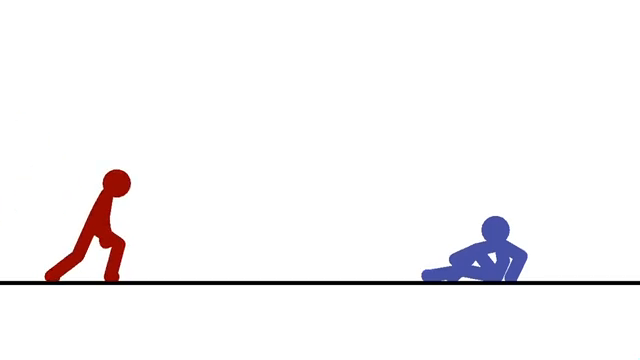
#> input picture frame 49 of STICK.mp4, 640 x 360 px, given in place of BadApple!!.mp4, which was not available
$ python main.py
#> lines starting #> are read from the running program, lines starting #| are printed output that depends on the picture; pictures that were not available may be replaced by others from this repository, and a replacement may not be noted
import numpy as np
import cv2


cap = cv2.VideoCapture('../res/BadApple!!.mp4')
res = (640, 380)
div = (20, 32)

def subdiv(size_x, size_y, div_x, div_y):
#> called with size_x = 640, size_y = 380, div_x = 20, div_y = 32
    boxes = []
    for i in range(0, size_x, div_x):
        for j in range(0, size_y, div_y):
            boxes.append((i, j))

    return boxes


# REGIONS
# A -> x1 + 5, y1       | x2 - 5, y1 + 10
# B -> x2 - 4, y1       | x2, y1 + 16
# C -> x2 - 4, y1 + 16  | x2, y2
# D -> x1 + 5, y2       | x2 - 5, y2 - 10
# E -> x1, y1 + 16      | x2 + 4, y2
# F -> x1, y0           | x1 + 4, y1 + 16
# G -> x1 + 5, y1 + 11  | x2 - 5, y2 - 11

SEG_OFFSETS = {
    "A": (5,   0,   -5,  10),
    "B": (-4,  0,    0,  16),
    "C": (-4, 16,    0,   0),
    "D": (5,  -10,  -5,  0),
    "E": (0,  16,    4,  0),
    "F": (0,   0,    4,  16),
    "G": (5,  11,   -5, -11),
}

# [38 lines left out: function checkPix, not called in this run]

def draw_seven_seg(frame_bgr, x1, y1, x2, y2,
                   threshold=0.5,       # default threshold in normalized range 0..1
                   norm=True,           # whether to normalize grayscale to 0..1
                   invert=False,        # if True, invert grayscale before measuring (black -> bright)
                   color_on=(0, 255, 0),# BGR color for ON segments
                   color_off=(50, 50, 50),# BGR color for OFF segments (outline color)
                   thickness_on=-1,     # fill when ON
                   thickness_off=1):    # outline thickness when OFF

    h, w = frame_bgr.shape[:2]
    # Clip coords and convert to ints
    rx1 = int(max(0, min(w, x1)))
    ry1 = int(max(0, min(h, y1)))
    rx2 = int(max(0, min(w, x2)))
    ry2 = int(max(0, min(h, y2)))

    out = frame_bgr.copy()

    # If input is already grayscale (2D array), skip conversion
    if len(frame_bgr.shape) == 2:
        gray8 = frame_bgr.copy()
    else:
        gray8 = cv2.cvtColor(frame_bgr, cv2.COLOR_BGR2GRAY)

    # If normalization requested, convert to float 0..1
    if norm:
        gray = gray8.astype(np.float32) / 255.0
    else:
        gray = gray8.astype(np.float32)

    if invert:
        gray = 1.0 - gray if norm else (255.0 - gray)

    # region definitions relative to your box (same as you used)
    regions = {
        "A": (x1 + 5,  y1,         x2 - 5,  y1 + 10),
        "B": (x2 - 4,  y1,         x2,      y1 + 16),
        "C": (x2 - 4,  y1 + 16,    x2,      y2),
        "D": (x1 + 5,  y2 - 10,    x2 - 5,  y2),
        "E": (x1,      y1 + 16,    x2 + 4,  y2),
        "F": (x1,      y1,         x1 + 4,  y1 + 16),
        "G": (x1 + 5,  y1 + 11,    x2 - 5,  y2 - 11)
    }

    for seg, (sx1, sy1, sx2, sy2) in regions.items():
        # clip each region to image bounds (convert to ints)
        sx1i = int(max(0, min(w, sx1)))
        sy1i = int(max(0, min(h, sy1)))
        sx2i = int(max(0, min(w, sx2)))
        sy2i = int(max(0, min(h, sy2)))

        # skip empty regions
        if sx2i <= sx1i or sy2i <= sy1i:
            continue

        region = gray[sy1i:sy2i, sx1i:sx2i]
        if region.size == 0:
            continue

        mean_val = float(np.mean(region))

        # decide ON / OFF
        if mean_val >= threshold:
            # draw filled rectangle to represent ON segment
            cv2.rectangle(out, (sx1i, sy1i), (sx2i, sy2i), color_on, thickness_on)
        else:
            # draw a thin outline for OFF segments
            cv2.rectangle(out, (sx1i, sy1i), (sx2i, sy2i), color_off, thickness_off)

    return out

# [32 lines left out: functions get_segment_brightness, draw_segments, not called in this run]

boxes = subdiv(res[0], res[1], div[0], div[1])


# Loop until the end of the video
while (cap.isOpened()):

    # Capture frame-by-frame
    ret, frame = cap.read()
#> frame is the input picture: shape (360, 640, 3); mean B, G, R 247.4, 246.3, 248
    frame = cv2.resize(frame, (res[0], res[1]), fx = 0, fy = 0,
                         interpolation = cv2.INTER_CUBIC)
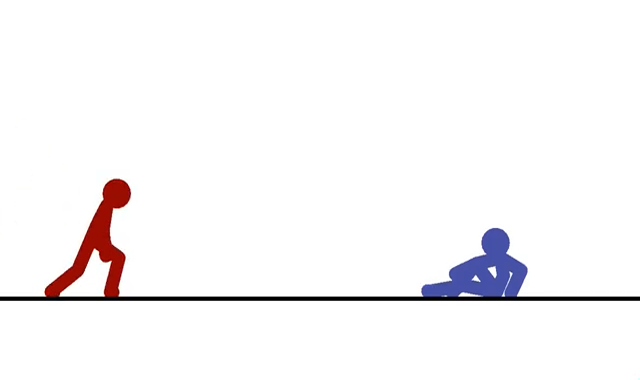
#> frame: shape (380, 640, 3); mean B, G, R 247.4, 246.3, 248

    # Display the resulting frame
    cv2.imshow('Frame', frame)

    # conversion of BGR to grayscale is necessary to apply this operation
    gray = cv2.cvtColor(frame, cv2.COLOR_BGR2GRAY)
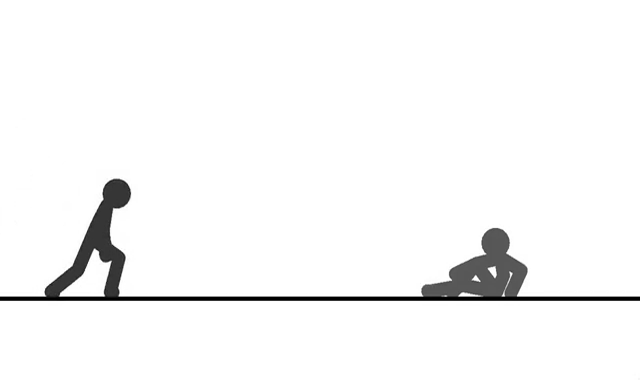
#> gray: shape (380, 640); min 0, max 255, mean 246.9
    frame_out = gray.copy()

    # drawing subdivision
    for box in boxes:
        # cv2.rectangle(frame, (box[0], box[1]), (box[0] + div[0], box[1] + div[1]),(0,0,125))
        frame_out = draw_seven_seg(frame_out, box[0], box[1], (box[0] + div[0]), (box[1] + div[1]),
                                   threshold=0.5, norm=True, invert=False,
                                   color_on=(0, 255, 0)
                                   )
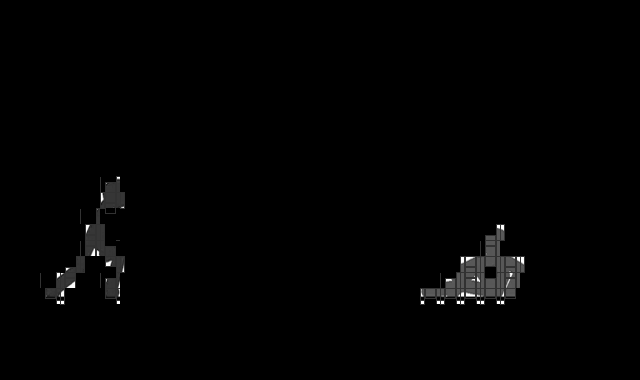
#> frame_out: shape (380, 640); min 0, max 255, mean 2.1

    cv2.imshow('regions', frame_out)

    # define q as the exit button
    if cv2.waitKey(25) & 0xFF == 27:
#> (key Esc is pressed here)
        break

# release the video capture object
cap.release()
# Closes all the windows currently opened.
cv2.destroyAllWindows()

$ run again, starting later in the video
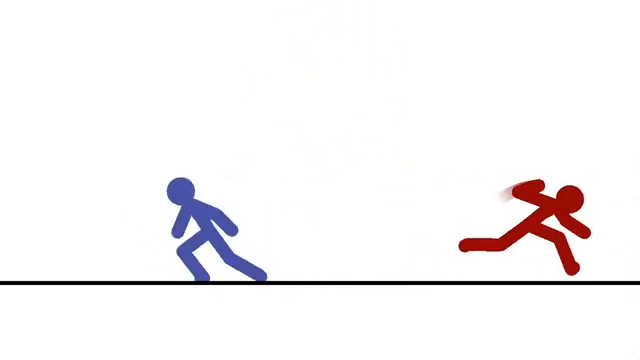
#> input picture frame 222 of STICK.mp4, 640 x 360 px, given in place of BadApple!!.mp4, which was not available
#> frame is the input picture: shape (360, 640, 3); mean B, G, R 246, 244.9, 247.1
#> frame: shape (380, 640, 3)
#> `gray = cv2.cvtColor(frame, cv2.COLOR_BGR2GRAY)`:
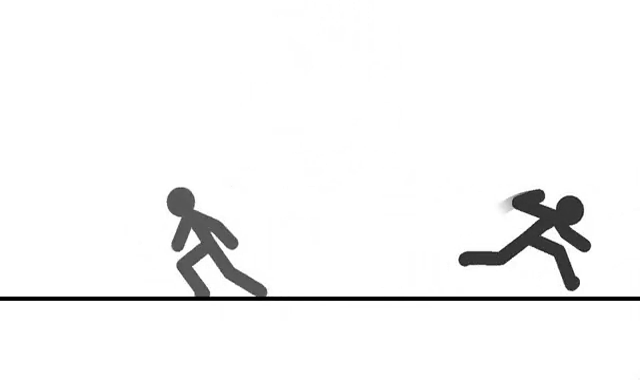
#> gray: shape (380, 640); min 0, max 255, mean 245.7
#> after the loop `for box in boxes:`:
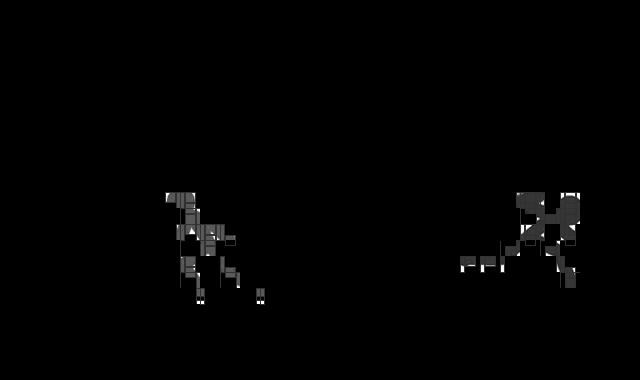
#> frame_out: shape (380, 640); min 0, max 255, mean 1.9
